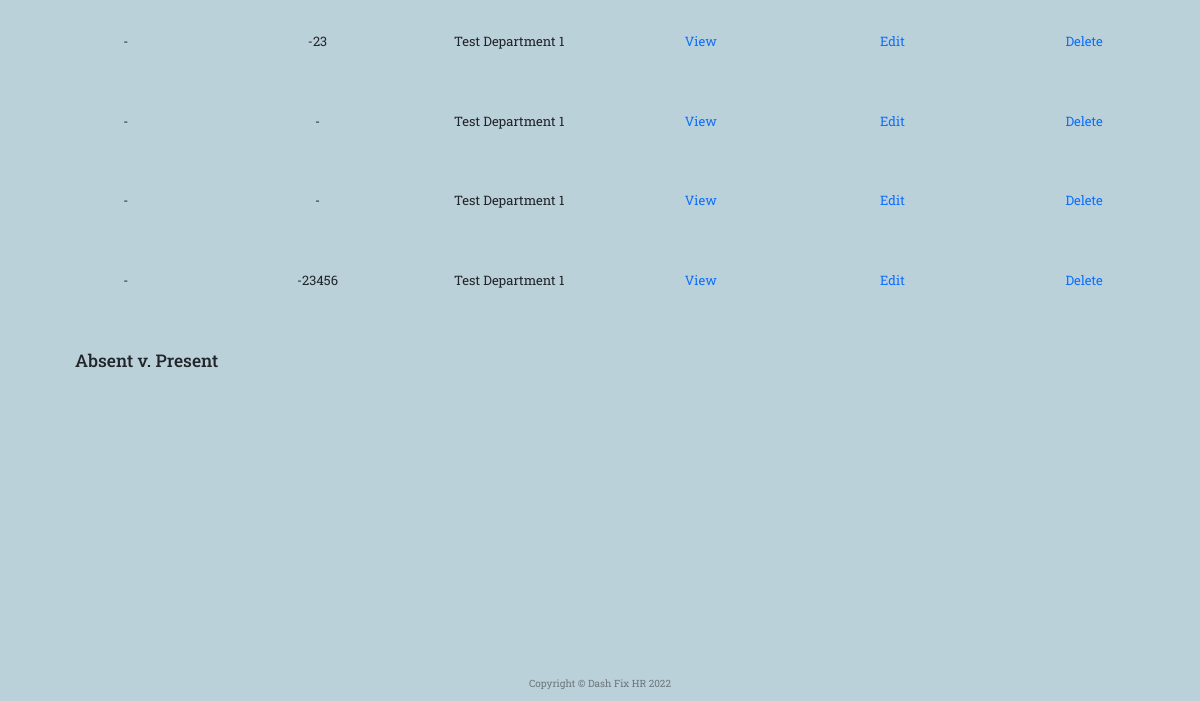
The app's page /employee_report (signed in, lower part), older data.
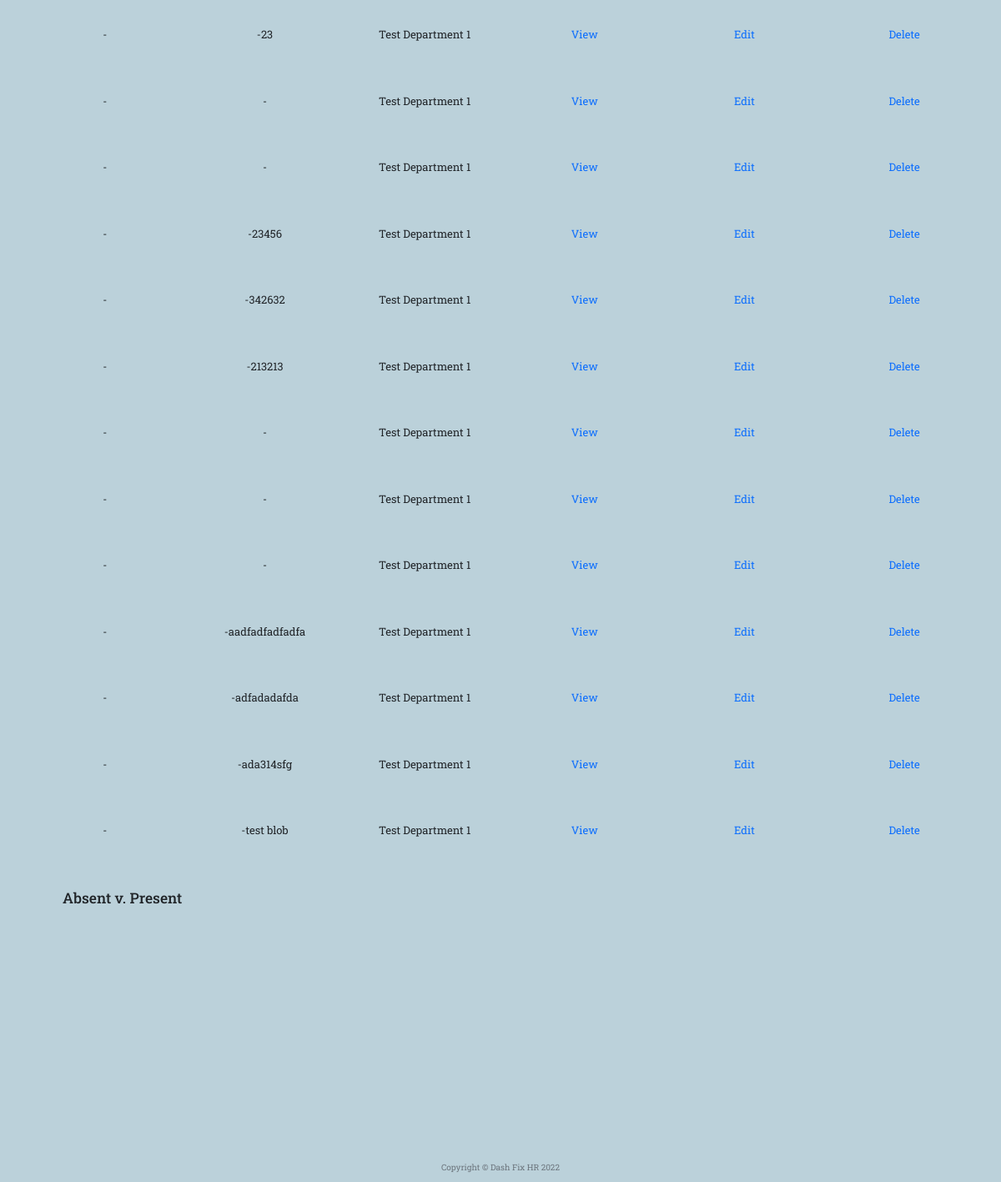
The same page, newer data.
### main.py (models this page shows)
class departmentMaster(db.Model):
    __tablename__ = "departmentMaster"
    id = Column(Integer, primary_key=True)
    name = Column(String(300))
    employee = relationship("employeeMaster", back_populates="department")

class employeeMaster(db.Model):
    __tablename__ = "employeeMaster"
    id = Column(Integer, primary_key=True)
    employeeID = Column(String(300))
    joining_date = Column(DateTime)
    name = Column(String(300))
    addressUae = Column(String(300))
    poBox = Column(String(300))
    mobilePersonal = Column(Integer)
    mobileHome = Column(Integer)
    personalMail = Column(String(300))
    addressHome = Column(String(300))
    passportNumber = Column(Integer)
    nationality = Column(String(300))
    ownCar = Column(Boolean)
    carRent = Column(Boolean)
    company_laptop = Column(String(300))
    company_mobile = Column(String(300))
    emUaeName = Column(String(300))
    emUaeRel = Column(String(300))
    emUaeAddr = Column(String(300))
    emUaeMobileNumber = Column(Integer)
    emUaeHomeNumber = Column(Integer)
    originCountry = Column(String(300))
    emCoName = Column(String(300))
    emCoRel = Column(String(300))
    emCoAddr = Column(String(300))
    emCoMobileNumber = Column(Integer)
    emCoHomeNumber = Column(Integer)
    createdBy = Column(Integer, ForeignKey("Users.id"))
    user = relationship("User", back_populates="employee")
    departmentId = Column(Integer, ForeignKey("departmentMaster.id"))
    department = relationship("departmentMaster", back_populates="employee")
    document = relationship("documentMaster", back_populates="employee")
    actionItem = relationship("actionItemMaster", back_populates="employee")
    leave = relationship("leaveApplicationMaster", back_populates="employee")
    passport = relationship("passportApplicationMaster", back_populates="employee")
    timesheet = relationship("timesheetEntryMaster", back_populates="employee")
    roster = relationship("rosterEntryMaster", back_populates="employee")
    details = relationship("employeeDetails", back_populates="employee")

### main.py (the view)
@app.route("/employee_report", methods=["GET", "POST"])
@admin_only
def employee_report():
    employee_list = employeeMaster.query.all()
    date_test = '2022-09-01'
    roster_element = db.session.query(rosterMaster).filter_by(date=date_test).first()
    if roster_element:
        roster_entries = db.session.query(rosterEntryMaster).filter_by(rosterID=roster_element.id).all()
        off_days = 0
        for i in roster_entries:
            if i.absent != 'none':
                off_days += 1
    else:
        off_days = 0
        roster_entries = []
    data = {'Task': 'Hours per Day', 'Absent': off_days, 'Present': len(roster_entries)}
    department = []
    for ts in employee_list:
        department_element = departmentMaster.query.get(ts.departmentId)
        if department_element:
            department_name = department_element.name
        else:
            department_name = "None"
        department.append(department_name)
    return render_template("employee_report.html", ts=employee_list, len=range(len(department)), departments=department,
                           data=data, user=current_user)

### main.py (called while the page is built)
def admin_only(f):
    @wraps(f)
    def decorated_function(*args, **kwargs):
        admin = User.query.all()
        admin_id = []
        for i in admin:
            id_ = i.id
            admin_id.append(id_)
        if current_user.id not in admin_id:
            return abort(403)
        return f(*args, **kwargs)
    return decorated_function

@login_manager.user_loader
def load_user(user_id):
    return User.query.get(int(user_id))

### templates/employee_report.html (shortened to what this page needs)
{% extends 'bootstrap/base.html' %}
{% import "bootstrap/wtf.html" as wtf %}
{% block content %}
{% include "header.html" %}
  {% for i in len %}
      <div class="row" style="margin-bottom: 50px; margin-left: 30px; text-align: center;">
        <div class="col-2"><p>{{ ts[i].employeeID }}</p></div>
        <div class="col-2"><p>{{ ts[i].name }}</p></div>
        <div class="col-2"><p>{{ departments[i] }}</p></div>
        <div class="col-2"><p><a href="{{url_for('employee_view', employee_id=ts[i].id)}}">View</a></p></div>
        <div class="col-2"><p><a href="{{url_for('employee_edit', employee_id=ts[i].id)}}">Edit</a></p></div>
        <div class="col-2"><p><a href="{{url_for('employee_delete', employee_id=ts[i].id)}}">Delete</a></p></div>
      </div>
  {% endfor %}
  <div style="margin: 50px 20px 0 10px;width: 1000px;margin-bottom: 50px; margin-left: 75px;">
      <h3>Absent v. Present</h3>
      <div id="piechart_3d" style="width: 450px; height: 250px;"></div>
  </div>
{% include "footer.html" %}
{% endblock %}

Row changes from the older to the newer data that the page shows:
added employeeMaster: employeeID "-", name "-342632"
added employeeMaster: employeeID "-", name "-213213"
added employeeMaster: employeeID "-", name "-"
added employeeMaster: employeeID "-", name "-"
added employeeMaster: employeeID "-", name "-"
added employeeMaster: employeeID "-", name "-aadfadfadfadfa"
added employeeMaster: employeeID "-", name "-adfadadafda"
added employeeMaster: employeeID "-", name "-ada314sfg"
added employeeMaster: employeeID "-", name "-test blob"
Text that changed along with them:
new list line: "Test Department 1"
new list line: "View Edit Delete"
